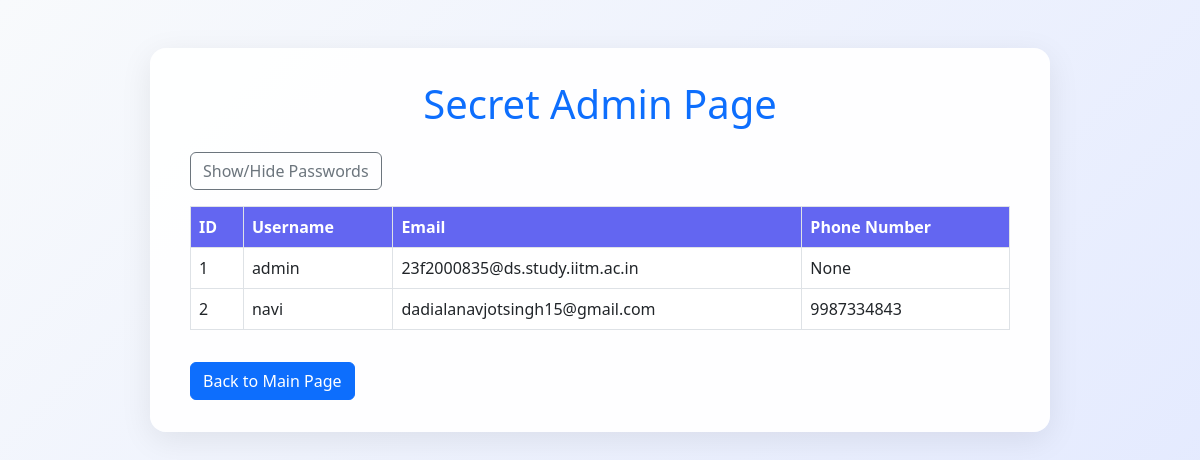
Screenshot of /secret (signed in) with the database file from the repository.
### app.py (models this page shows)
class User(db.Model, UserMixin):
    id = db.Column(db.Integer, primary_key=True)
    username = db.Column(db.String(150), unique=True)
    password = db.Column(db.String(150))
    email = db.Column(db.String(150), unique=True)
    contact_number = db.Column(db.String(20))
    role = db.Column(db.String(50), default='user')
    created_at = db.Column(db.DateTime, default=func.now())
    overall_verified = db.Column(db.Boolean, default=False)
    approved_items = db.relationship('Accessory',
                                   foreign_keys='Accessory.user_id',
                                   backref=db.backref('owner', lazy=True))
    items_borrowed = db.relationship('BorrowedAccessory',
                                   foreign_keys='BorrowedAccessory.borrower_id',
                                   backref=db.backref('borrower_user', lazy=True),
                                   overlaps="items_borrowed_as_borrower,borrower")
    items_lent = db.relationship('BorrowedAccessory',
                                foreign_keys='BorrowedAccessory.lender_id',
                                backref=db.backref('lender_user', lazy=True),
                                overlaps="items_lent_as_lender,lender")

### app.py (the view)
@app.route('/secret')
@login_required
def secret():
    if current_user.role != 'admin':
        flash('Access denied', 'error')
        return redirect(url_for('home'))
    users = User.query.all()
    return render_template('secret.html' , navi=users)

### app.py (called while the page is built)
@login_manager.user_loader
def load_user(user_id):
    return User.query.get(int(user_id))

### templates/secret.html (shortened to what this page needs)
<!DOCTYPE html>
<html lang="en">
<head>
    <link href="https://cdn.jsdelivr.net/npm/bootstrap@5.3.0/dist/css/bootstrap.min.css" rel="stylesheet">
</head>
<body>
    <div class="container">
        <div class="secret-card">
            <h1 class="mb-4 text-center text-primary">Secret Admin Page</h1>
            <button class="btn btn-outline-secondary toggle-btn" onclick="togglePasswords()">Show/Hide Passwords</button>
            <div class="table-responsive">
                <table class="table table-bordered table-hover align-middle">
                    <thead>
                        <tr>
                            <th>ID</th>
                            <th>Username</th>
                            <th>Email</th>
                            <th>Phone Number</th>
                        </tr>
                    </thead>
                    <tbody>
                        {% for i in navi %}
                        <tr>
                            <td>{{ i.id }}</td>
                            <td>{{ i.username }}</td>
                            <td>{{ i.email }}</td>
                            <td>{{ i.contact_number }}</td>
                        </tr>
                        {% endfor %}
                    </tbody>
                </table>
            </div>
            <a href="{{ url_for('admin_dashboard') }}" class="btn btn-primary mt-3">Back to Main Page</a>
        </div>
    </div>
</body>
</html>

### templates/secret.html (style rules this page uses)
body { background: linear-gradient(135deg, #f8fafc 0%, #e0e7ff 100%); min-height: 100vh; }
.secret-card { margin: 3rem auto; max-width: 900px; box-shadow: 0 8px 32px rgba(0,0,0,0.08); border-radius: 1rem; background: rgba(255,255,255,0.95); padding: 2rem 2.5rem; }
.table thead th { background: #6366f1; color: #fff; }
.toggle-btn { margin-bottom: 1rem; }

### rows the page displays
User: id "1", username "admin", email "23f2000835@ds.study.iitm.ac.in", contact_number "None"
User: id "2", username "navi", email "dadialanavjotsingh15@gmail.com", contact_number "9987334843"
